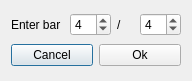
<?xml version="1.0" encoding="UTF-8"?>
<ui version="4.0">
 <class>DialogBar</class>
 <widget class="QDialog" name="DialogBar">
  <property name="geometry">
   <rect>
    <x>0</x>
    <y>0</y>
    <width>192</width>
    <height>81</height>
   </rect>
  </property>
  <property name="windowTitle">
   <string>Enter Bar</string>
  </property>
  <layout class="QHBoxLayout" name="horizontalLayout_3">
   <item>
    <layout class="QVBoxLayout" name="verticalLayout">
     <item>
      <layout class="QHBoxLayout" name="horizontalLayout">
       <item>
        <widget class="QLabel" name="labelBar">
         <property name="text">
          <string>Enter bar </string>
         </property>
        </widget>
       </item>
       <item>
        <widget class="QSpinBox" name="spinBox1">
         <property name="minimum">
          <number>1</number>
         </property>
         <property name="maximum">
          <number>15</number>
         </property>
         <property name="value">
          <number>4</number>
         </property>
        </widget>
       </item>
       <item>
        <widget class="QLabel" name="labelSlash">
         <property name="text">
          <string>/</string>
         </property>
        </widget>
       </item>
       <item>
        <widget class="QSpinBox" name="spinBox2">
         <property name="minimum">
          <number>1</number>
         </property>
         <property name="maximum">
          <number>16</number>
         </property>
         <property name="value">
          <number>4</number>
         </property>
        </widget>
       </item>
      </layout>
     </item>
     <item>
      <layout class="QHBoxLayout" name="horizontalLayout_2">
       <item>
        <widget class="QPushButton" name="pushButtonCancel">
         <property name="text">
          <string>Cancel</string>
         </property>
        </widget>
       </item>
       <item>
        <widget class="QPushButton" name="pushButtonOk">
         <property name="text">
          <string>Ok</string>
         </property>
        </widget>
       </item>
      </layout>
     </item>
    </layout>
   </item>
  </layout>
 </widget>
 <resources/>
 <connections/>
</ui>
